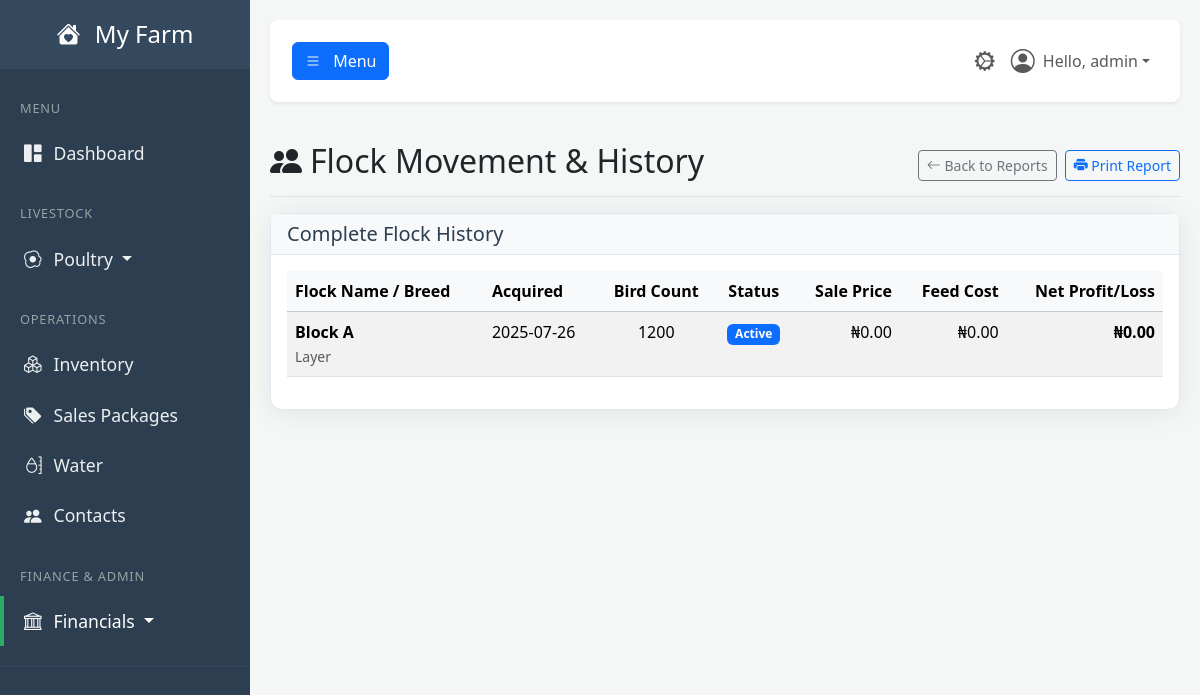
Before: /report/flock-movement (signed in) with the older database file.
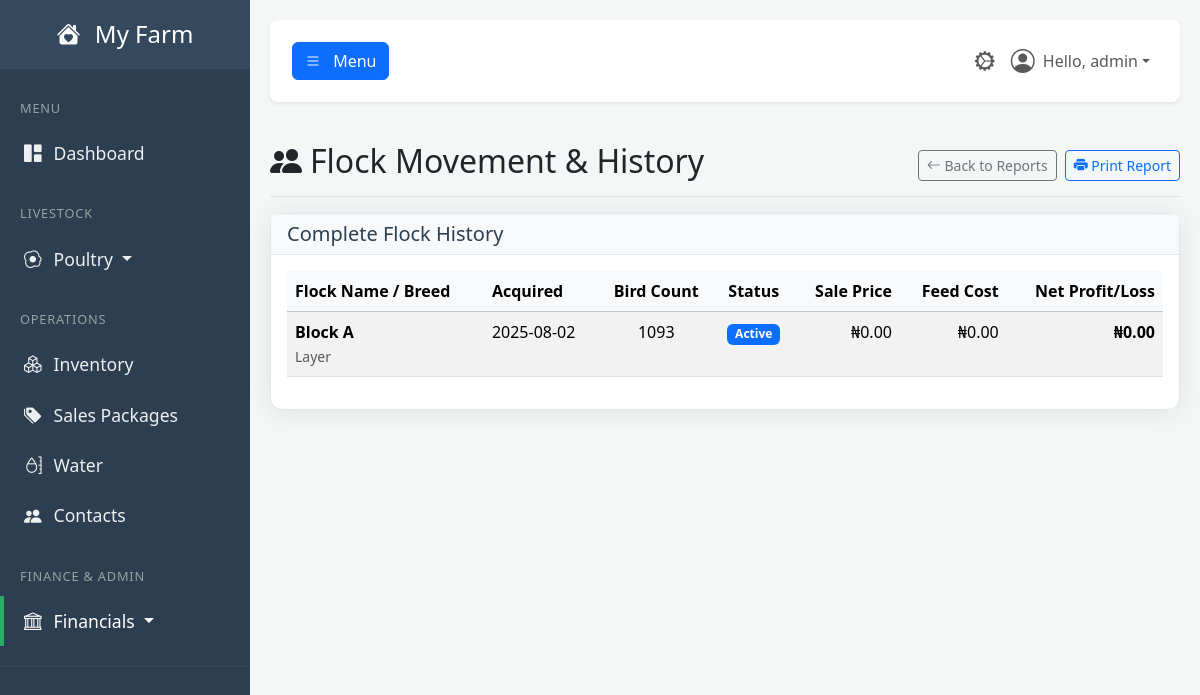
After: the same page with the newer database file.
### tables this page shows
CREATE TABLE poultry_flocks (
            id INTEGER PRIMARY KEY,
            flock_name TEXT NOT NULL,
            breed TEXT NOT NULL,
            acquisition_date TEXT NOT NULL,
            bird_count INTEGER NOT NULL,
            status TEXT NOT NULL, -- Active, Sold, Archived
            created_at TIMESTAMP DEFAULT CURRENT_TIMESTAMP
        , final_sale_price REAL DEFAULT 0, total_cost REAL DEFAULT 0, net_profit REAL DEFAULT 0, cost_per_bird REAL DEFAULT 0);

### app.py (the view)
@app.route('/report/flock-movement')
@login_required
@permission_required('run_operational_reports')
def report_flock_movement():
    db = get_db()
    all_flocks = db.execute("""
        SELECT
            pf.*,
            (SELECT COALESCE(SUM(il.cost_of_usage), 0) FROM inventory_log il WHERE il.flock_id = pf.id) as calculated_feed_cost
        FROM poultry_flocks pf
        ORDER BY pf.acquisition_date DESC
    """).fetchall()
    return render_template(
        'report_flock_movement.html',
        user=g.user,
        all_flocks=all_flocks,
        now=datetime.utcnow()
    )

### app.py (called while the page is built)
def get_db():
    if 'db' not in g:
        g.db = sqlite3.connect(DATABASE)
        g.db.row_factory = sqlite3.Row
    return g.db

def login_required(f):
    @wraps(f)
    def decorated_function(*args, **kwargs):
        if 'user_id' not in session:
            flash('Please log in to access this page.', 'warning')
            return redirect(url_for('login'))
        g.user = User.get_by_id(session['user_id'])
        if not g.user:
            session.clear()
            return redirect(url_for('login'))
        return f(*args, **kwargs)
    return decorated_function

def permission_required(permission_name):
    def decorator(f):
        @wraps(f)
        def decorated_function(*args, **kwargs):
            if not hasattr(g, 'user') or not g.user.has_permission(permission_name):
                flash('You do not have the required permission.', 'danger')
                return redirect(url_for('dashboard'))
            return f(*args, **kwargs)
        return decorated_function
    return decorator

### templates/report_flock_movement.html (shortened to what this page needs)
{% extends "base.html" %}
{% block content %}
    <div class="d-flex justify-content-between flex-wrap flex-md-nowrap align-items-center pt-3 pb-2 mb-3 border-bottom no-print">
        <h1 class="h2"><i class="bi bi-people-fill me-2"></i>Flock Movement & History</h1>
        <div class="btn-toolbar mb-2 mb-md-0">
            <a href="{{ url_for('reports_dashboard') }}" class="btn btn-sm btn-outline-secondary me-2">
                <i class="bi bi-arrow-left"></i> Back to Reports
            </a>
            <button onclick="window.print();" class="btn btn-sm btn-outline-primary">
                <i class="bi bi-printer-fill"></i> Print Report
            </button>
        </div>
    </div>
    <div class="card shadow-sm">
        <div class="card-header bg-light">
            <h5 class="mb-0">Complete Flock History</h5>
        </div>
        <div class="card-body">
            <div class="table-responsive">
                <table class="table table-striped table-hover">
                    <thead class="table-light">
                        <tr>
                            <th>Flock Name / Breed</th>
                            <th>Acquired</th>
                            <th class="text-center">Bird Count</th>
                            <th class="text-center">Status</th>
                            <th class="text-end">Sale Price</th>
                            <th class="text-end">Feed Cost</th>
                            <th class="text-end">Net Profit/Loss</th>
                        </tr>
                    </thead>
                    <tbody>
                        {% for flock in all_flocks %}
                        <tr class="{{ 'table-success' if (flock.net_profit or 0) > 0 else 'table-danger' if flock.status == 'Inactive' }}">
                            <td><strong>{{ flock.flock_name }}</strong><br><small class="text-muted">{{ flock.breed }}</small></td>
                            <td>{{ flock.acquisition_date }}</td>
                            <td class="text-center">{{ flock.bird_count }}</td>
                            <td class="text-center">
                                <span class="badge bg-{{ 'secondary' if flock.status == 'Inactive' else 'primary' }}">{{ flock.status }}</span>
                            </td>
                            <td class="text-end">₦{{ '{:,.2f}'.format(flock.final_sale_price or 0) }}</td>
                            <td class="text-end">₦{{ '{:,.2f}'.format(flock.total_cost or flock.calculated_feed_cost) }}</td>
                            <td class="text-end"><strong>₦{{ '{:,.2f}'.format(flock.net_profit or 0) }}</strong></td>
                        </tr>
                        {% else %}
                        <tr><td colspan="7" class="text-center p-4">No flocks found in the system.</td></tr>
                        {% endfor %}
                    </tbody>
                </table>
            </div>
        </div>
    </div>
{% endblock %}

Changed rows visible on the page:
changed poultry_flocks "Block A": acquisition_date "2025-07-26" → "2025-08-02"; bird_count "1200" → "1093"
